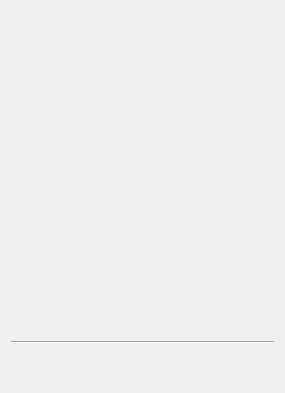
<?xml version="1.0" encoding="UTF-8"?>
<ui version="4.0">
 <author>Dmitry Baryshev</author>
 <class>Phrasebooks</class>
 <widget class="QWidget" name="Phrasebooks">
  <property name="geometry">
   <rect>
    <x>0</x>
    <y>0</y>
    <width>285</width>
    <height>393</height>
   </rect>
  </property>
  <property name="windowTitle">
   <string notr="true">Phrasebooks</string>
  </property>
  <layout class="QGridLayout" name="gridLayout_3">
   <item row="0" column="0">
    <widget class="BooksAndChapters" name="chapter" native="true"/>
   </item>
   <item row="1" column="0">
    <widget class="List" name="list" native="true">
     <property name="sizePolicy">
      <sizepolicy hsizetype="Preferred" vsizetype="Preferred">
       <horstretch>0</horstretch>
       <verstretch>1</verstretch>
      </sizepolicy>
     </property>
    </widget>
   </item>
   <item row="2" column="0">
    <widget class="Line" name="line">
     <property name="orientation">
      <enum>Qt::Horizontal</enum>
     </property>
    </widget>
   </item>
   <item row="3" column="0">
    <layout class="QHBoxLayout" name="horizontalLayout_2">
     <item>
      <widget class="Target" name="target" native="true"/>
     </item>
     <item>
      <spacer name="horizontalSpacer">
       <property name="orientation">
        <enum>Qt::Horizontal</enum>
       </property>
       <property name="sizeType">
        <enum>QSizePolicy::Expanding</enum>
       </property>
       <property name="sizeHint" stdset="0">
        <size>
         <width>0</width>
         <height>20</height>
        </size>
       </property>
      </spacer>
     </item>
     <item>
      <widget class="QLabel" name="labelCurrentLine">
       <property name="font">
        <font>
         <weight>75</weight>
         <bold>true</bold>
        </font>
       </property>
      </widget>
     </item>
     <item>
      <spacer name="horizontalSpacer_2">
       <property name="orientation">
        <enum>Qt::Horizontal</enum>
       </property>
       <property name="sizeHint" stdset="0">
        <size>
         <width>0</width>
         <height>20</height>
        </size>
       </property>
      </spacer>
     </item>
     <item>
      <widget class="QStackedWidget" name="stackBusy">
       <property name="sizePolicy">
        <sizepolicy hsizetype="Maximum" vsizetype="Maximum">
         <horstretch>0</horstretch>
         <verstretch>0</verstretch>
        </sizepolicy>
       </property>
       <property name="currentIndex">
        <number>0</number>
       </property>
       <widget class="QWidget" name="page">
        <layout class="QGridLayout" name="gridLayout">
         <property name="leftMargin">
          <number>0</number>
         </property>
         <property name="topMargin">
          <number>0</number>
         </property>
         <property name="rightMargin">
          <number>0</number>
         </property>
         <property name="bottomMargin">
          <number>0</number>
         </property>
        </layout>
       </widget>
       <widget class="QWidget" name="page_2">
        <layout class="QGridLayout" name="gridLayout_2">
         <property name="leftMargin">
          <number>0</number>
         </property>
         <property name="topMargin">
          <number>0</number>
         </property>
         <property name="rightMargin">
          <number>0</number>
         </property>
         <property name="bottomMargin">
          <number>0</number>
         </property>
         <item row="0" column="0">
          <widget class="QLabel" name="labelBusy">
           <property name="minimumSize">
            <size>
             <width>32</width>
             <height>32</height>
            </size>
           </property>
           <property name="maximumSize">
            <size>
             <width>32</width>
             <height>32</height>
            </size>
           </property>
           <property name="toolTip">
            <string extracomment="&quot;Phrasebooks&quot; is the name of the application">Phrasebooks is busy</string>
           </property>
           <property name="pixmap">
            <pixmap resource="phrasebooks.qrc">:/images/locked.png</pixmap>
           </property>
           <property name="alignment">
            <set>Qt::AlignCenter</set>
           </property>
          </widget>
         </item>
        </layout>
       </widget>
      </widget>
     </item>
    </layout>
   </item>
  </layout>
 </widget>
 <layoutdefault spacing="6" margin="11"/>
 <customwidgets>
  <customwidget>
   <class>Target</class>
   <extends>QWidget</extends>
   <header>target.h</header>
   <container>1</container>
   <slots>
    <signal>dropped(QPoint)</signal>
    <signal>middleClick()</signal>
    <signal>moving(QPoint)</signal>
    <signal>cancelled()</signal>
   </slots>
  </customwidget>
  <customwidget>
   <class>List</class>
   <extends>QWidget</extends>
   <header>list.h</header>
   <container>1</container>
  </customwidget>
  <customwidget>
   <class>BooksAndChapters</class>
   <extends>QWidget</extends>
   <header>booksandchapters.h</header>
   <container>1</container>
  </customwidget>
 </customwidgets>
 <resources>
  <include location="phrasebooks.qrc"/>
 </resources>
 <connections>
  <connection>
   <sender>target</sender>
   <signal>dropped(QPoint)</signal>
   <receiver>Phrasebooks</receiver>
   <slot>targetDropped(QPoint)</slot>
   <hints>
    <hint type="sourcelabel">
     <x>9</x>
     <y>408</y>
    </hint>
    <hint type="destinationlabel">
     <x>32</x>
     <y>469</y>
    </hint>
   </hints>
  </connection>
  <connection>
   <sender>target</sender>
   <signal>middleClick()</signal>
   <receiver>Phrasebooks</receiver>
   <slot>slotClearLinks()</slot>
   <hints>
    <hint type="sourcelabel">
     <x>9</x>
     <y>408</y>
    </hint>
    <hint type="destinationlabel">
     <x>20</x>
     <y>468</y>
    </hint>
   </hints>
  </connection>
  <connection>
   <sender>target</sender>
   <signal>moving(QPoint)</signal>
   <receiver>Phrasebooks</receiver>
   <slot>slotTargetMoving(QPoint)</slot>
   <hints>
    <hint type="sourcelabel">
     <x>9</x>
     <y>408</y>
    </hint>
    <hint type="destinationlabel">
     <x>44</x>
     <y>453</y>
    </hint>
   </hints>
  </connection>
  <connection>
   <sender>target</sender>
   <signal>cancelled()</signal>
   <receiver>Phrasebooks</receiver>
   <slot>slotTargetCancelled()</slot>
   <hints>
    <hint type="sourcelabel">
     <x>9</x>
     <y>408</y>
    </hint>
    <hint type="destinationlabel">
     <x>61</x>
     <y>496</y>
    </hint>
   </hints>
  </connection>
 </connections>
 <slots>
  <slot>targetDropped(QPoint)</slot>
  <slot>slotClearLinks()</slot>
  <slot>slotTargetMoving(QPoint)</slot>
  <slot>slotTargetCancelled()</slot>
 </slots>
</ui>
